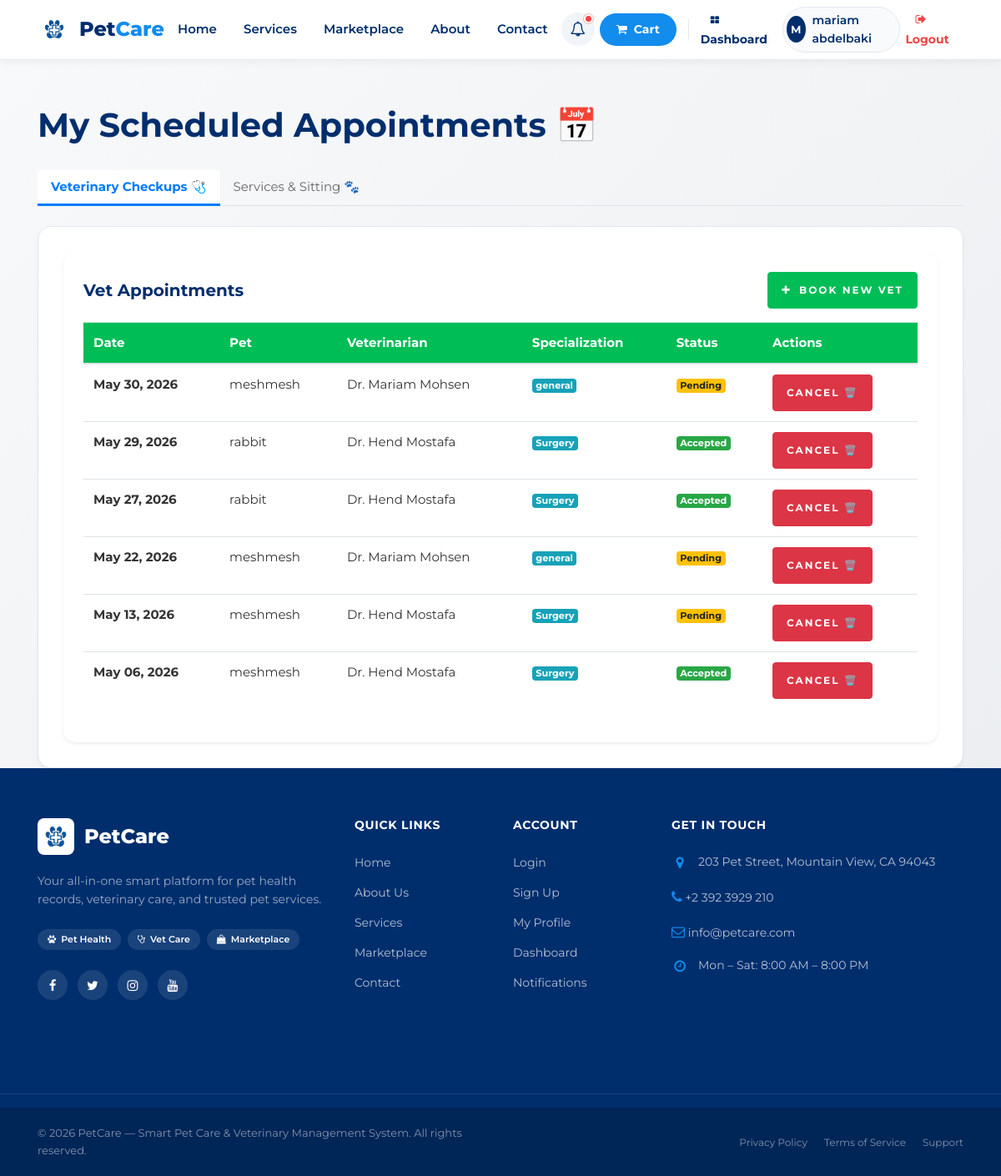
/petowner/appointments (signed in), run on the app's committed database.
### tables this page shows
CREATE TABLE `appointment` (
  `AppointmentID` int(11) NOT NULL,
  `OwnerID` int(11) DEFAULT NULL,
  `PetID` int(11) DEFAULT NULL,
  `VetID` int(11) DEFAULT NULL,
  `AppointmentDate` date DEFAULT NULL,
  `status` enum('Pending','Accepted','Rejected') DEFAULT 'Pending'
);

CREATE TABLE `pet` (
  `PetID` int(11) NOT NULL,
  `OwnerID` int(11) NOT NULL,
  `PetName` varchar(150) DEFAULT NULL,
  `Species` varchar(100) NOT NULL,
  `Age` int(11) DEFAULT NULL,
  `Gender` enum('Male','Female') DEFAULT NULL,
  `Weight` decimal(5,2) DEFAULT NULL,
  `Allergies` text DEFAULT NULL,
  `HandlingInstructions` text DEFAULT NULL,
  `BehaviorNotes` text DEFAULT NULL,
  `passport_ready` tinyint(1) DEFAULT 0
);

CREATE TABLE `users` (
  `id` int(11) NOT NULL,
  `username` varchar(150) NOT NULL,
  `role` varchar(50) DEFAULT 'Owner',
  `email` varchar(200) NOT NULL,
  `password` varchar(255) NOT NULL,
  `phone` varchar(50) DEFAULT NULL,
  `status` enum('Active','Suspended') DEFAULT 'Active',
  `is_verified` tinyint(1) DEFAULT 0
);

CREATE TABLE `veterinarian` (
  `VetID` int(11) NOT NULL,
  `Name` varchar(100) DEFAULT NULL,
  `Specialization` varchar(100) DEFAULT NULL,
  `LicenseNumber` varchar(50) NOT NULL
);

### App/Controllers/PetOwnerController.php (called while the page is built, shortened)
<?php
class PetOwnerController extends Controller
{
    public function appointments()
    {
        $ownerId = $_SESSION['id'];
        $bookingModel = new Booking();
        $appModel = new Appointment();
        $data['bookings'] = $bookingModel->getByOwner($ownerId);
        $data['vetAppointments'] = $appModel->getByOwner($ownerId);
        $this->view('PetOwner/appointments', $data);
    }
}

### App/Core/App.php (called while the page is built, shortened)
<?php
class App
{
    private $method     = 'index';
    public function splitUrl()
    {
        $url = $_GET['url'] ?? 'home';
        $url = rtrim($url, '/');
        $url = explode('/', $url);
        return $url;
    }
    public function run()
    {
        $url = $this->splitUrl();
        $controller = new $this->controller;
        if (! empty($url[1])) {
            if (method_exists($controller, $url[1])) {
                $this->method = $url[1];
            } else {
                require_once __DIR__ . '/../Controllers/Error404Controller.php';
                $this->controller = 'Error404Controller';
                $controller = new $this->controller;
                $this->method = 'index';
            }
        }
        $params = [];
call_user_func_array(
    [$controller, $this->method],
    $params
);
    }
}

### Public/index.php (called while the page is built, shortened)
<?php
$app = new App;
$app->run();

### App/Core/Database.php (called while the page is built)
<?php
trait Database
{
    public function connect()
    {
        $string = "mysql:host=" . DBHOST . ";dbname=" . DBNAME . ";charset=utf8mb4";
        $options = [
            PDO::ATTR_ERRMODE            => PDO::ERRMODE_EXCEPTION,
            PDO::ATTR_DEFAULT_FETCH_MODE => PDO::FETCH_ASSOC,
        ];
        $connection = new PDO($string, DBUSER, DBPASS, $options);
        return $connection;
    }
    public function query($query, $data = [])
    {
        try {
            $stmt  = $this->connect()->prepare($query);
            $check = $stmt->execute($data);
            if ($check) {
                $result = $stmt->fetchAll(PDO::FETCH_ASSOC);
                if (is_array($result) && count($result) > 0) {
                    return $result;
                } else {
                    return $stmt->rowCount() > 0 ? true : false;
                }
            } else {
                return false;
            }
        } catch (PDOException $e) {
            error_log("DB Error: " . $e->getMessage());
            return false;
        }
    }
}

### App/models/Appointment.php (called while the page is built, shortened)
<?php
class Appointment
{
    public function getByOwner($ownerId)
    {
        $query = "SELECT a.*, p.PetName, u.username as VetName, v.Specialization
                  FROM appointment a
                  JOIN pet p ON a.PetID = p.PetID
                  JOIN users u ON a.VetID = u.id
                  LEFT JOIN veterinarian v ON a.VetID = v.VetID
                  WHERE a.OwnerID = :owner_id
                  ORDER BY a.AppointmentDate DESC";
        return $this->query($query, ['owner_id' => $ownerId]);
    }
}

### App/views/PetOwner/appointments.php (the view, shortened to what this page needs)
<?php require __DIR__ . '/../layouts/header.php'; ?>
<?php require __DIR__ . '/../layouts/navbar.php'; ?>
<section class="container mt-5">
    <div class="row">
        <div class="col-md-12">
            <h1 class="mb-4">My Scheduled Appointments 📅</h1>
        </div>
    </div>
    <ul class="nav nav-tabs mb-4" id="appointmentTabs" role="tablist">
        <li class="nav-item">
            <a class="nav-link active" id="vet-tab" data-toggle="tab" href="#vet-content" role="tab">
                Veterinary Checkups 🩺
            </a>
        </li>
        <li class="nav-item">
            <a class="nav-link" id="service-tab" data-toggle="tab" href="#service-content" role="tab">
                Services & Sitting 🐾
            </a>
        </li>
    </ul>
    <div class="tab-content" id="appointmentTabsContent">
        <div class="tab-pane fade show active" id="vet-content" role="tabpanel">
            <div class="card shadow-sm p-4">
                <div class="d-flex justify-content-between align-items-center mb-3">
                    <h5 class="mb-0">Vet Appointments</h5>
                    <a href="<?= ROOT ?>/petowner/bookVet" class="btn btn-primary btn-sm"><i class="fa fa-plus mr-1"></i> Book New Vet</a>
                </div>
                <div class="table-responsive">
                    <table class="table table-hover">
                        <thead class="bg-primary text-white">
                            <tr>
                                <th>Date</th>
                                <th>Pet</th>
                                <th>Veterinarian</th>
                                <th>Specialization</th>
                                <th>Status</th>
                                <th>Actions</th>
                            </tr>
                        </thead>
                        <tbody>
                            <?php if(!empty($vetAppointments)): ?>
                                <?php foreach($vetAppointments as $vApp): ?>
                                    <tr>
                                        <td><strong><?= date('M d, Y', strtotime($vApp['AppointmentDate'])) ?></strong></td>
                                        <td><?= htmlspecialchars($vApp['PetName']) ?></td>
                                        <td>Dr. <?= htmlspecialchars($vApp['VetName']) ?></td>
                                        <td><span class="badge badge-info"><?= htmlspecialchars($vApp['Specialization']) ?></span></td>
                                        <td>
                                            <?php
                                                $vStatus = $vApp['status'] ?? 'Pending';
                                                $vBadge  = $vStatus == 'Accepted' ? 'success' : ($vStatus == 'Rejected' ? 'danger' : 'warning');
                                            ?>
                                            <span class="badge badge-<?= $vBadge ?>"><?= $vStatus ?></span>
                                        </td>
                                        <td>
                                            <a href="<?= ROOT ?>/petowner/deleteVetAppointment/<?= $vApp['AppointmentID'] ?>"
                                               class="btn btn-danger btn-sm"
                                               onclick="return confirm('Cancel this vet appointment?')">
                                                Cancel 🗑️
                                            </a>
                                        </td>
                                    </tr>
                                <?php endforeach; ?>
                            <?php endif; ?>
                        </tbody>
                    </table>
                </div>
            </div>
        </div>
    </div>
</section>
<?php require __DIR__ . '/../layouts/footer.php'; ?>

### Public/assets/CSS/dashboards.css (style rules this page uses)
.tab-content { background: white; padding: 30px; border-radius: 16px; border: 1px solid #e2e8f0; box-shadow: 0 4px 6px -1px rgba(0,0,0,0.05); }

### Public/assets/CSS/profile.css (style rules this page uses)
:root { --profile-primary: #185FA5; --profile-secondary: #0C447C; --profile-bg: #f8fafc; --profile-white: #ffffff; --profile-border: rgba(0, 0, 0, 0.08); --profile-text: #1e293b; --profile-muted: #64748b; --profile-radius: 16px; --profile-shadow: 0 4px 6px -1px rgba(0, 0, 0, 0.1), 0 2px 4px -1px rgba(0, 0, 0, 0.06); }

### Public/assets/CSS/appointments.css (style rules this page uses)
.nav-tabs .nav-link.active { border-bottom: 3px solid #007bff; color: #007bff; font-weight: 700; }
.nav-tabs .nav-link { border: none; color: #666; transition: 0.3s; }
.card { border-radius: 15px; border: none; }

### Public/assets/CSS/passport.css (style rules this page uses)
body { background: #f4f7f6; }

### Public/assets/CSS/home.css (style rules this page uses)
:root { --brand-primary: var(--chewy-blue); --brand-secondary: var(--chewy-navy); --brand-accent: var(--chewy-orange); --brand-bg: #f6f9fc; }

### Public/assets/CSS/error.css (style rules this page uses)
:root { --primary-blue: #185FA5; --soft-blue: #E3F2FD; --accent-orange: #FF8A65; --glass-bg: rgba(255, 255, 255, 0.85); }
body { background: linear-gradient(135deg, #f8f9fa 0%, #e9ecef 100%); min-height: 100vh; display: flex; flex-direction: column; }

### Public/assets/CSS/theme.css (style rules this page uses)
:root { --chewy-blue: #128ced; --chewy-navy: #002e6d; --chewy-orange: #ff9f00; --chewy-bg: #ffffff; --chewy-bg-alt: #f6f6f6; --chewy-text: #333333; --chewy-text-muted: #666666; --chewy-border: #e2e8f0; --chewy-radius: 12px; --chewy-radius-pill: 100px; --chewy-shadow: 0 4px 12px rgba(0, 0, 0, 0.05); }
body { font-family: 'Montserrat', -apple-system, BlinkMacSystemFont, "Segoe UI", Roboto, sans-serif; color: var(--chewy-text); background-color: var(--chewy-bg); line-height: 1.6; }
h1, h2, h3, h4, h5, h6 { color: var(--chewy-navy); font-weight: 700; }

### data on the page
appointment: AppointmentDate "May 30, 2026", PetID.PetName "meshmesh", users.username "Mariam Mohsen", VetID.Specialization "general", status "Pending"
appointment: AppointmentDate "May 29, 2026", PetID.PetName "rabbit", users.username "Hend Mostafa", VetID.Specialization "Surgery", status "Accepted"
appointment: AppointmentDate "May 27, 2026", PetID.PetName "rabbit", users.username "Hend Mostafa", VetID.Specialization "Surgery", status "Accepted"
appointment: AppointmentDate "May 22, 2026", PetID.PetName "meshmesh", users.username "Mariam Mohsen", VetID.Specialization "general", status "Pending"
appointment: AppointmentDate "May 13, 2026", PetID.PetName "meshmesh", users.username "Hend Mostafa", VetID.Specialization "Surgery", status "Pending"
appointment: AppointmentDate "May 06, 2026", PetID.PetName "meshmesh", users.username "Hend Mostafa", VetID.Specialization "Surgery", status "Accepted"

### other printed values
substr($_SESSION['username'], 0, 1) "M"
$_SESSION['username'] "mariam abdelbaki"
